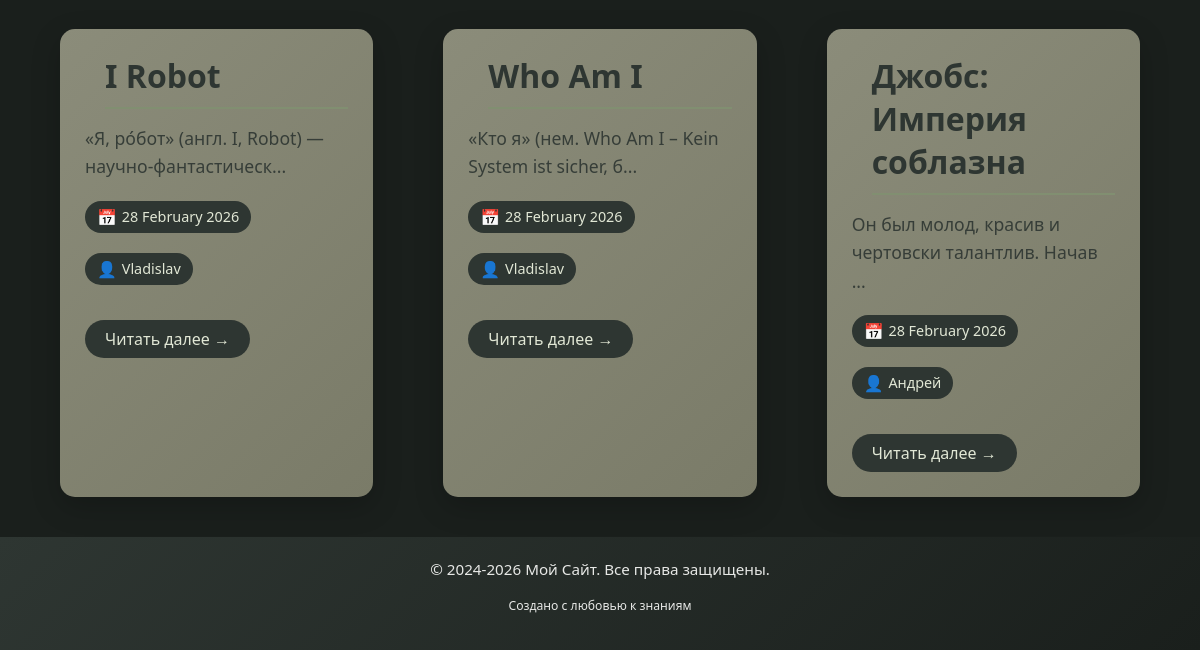
/articles/ (lower part), run on an earlier commit of the app's database.
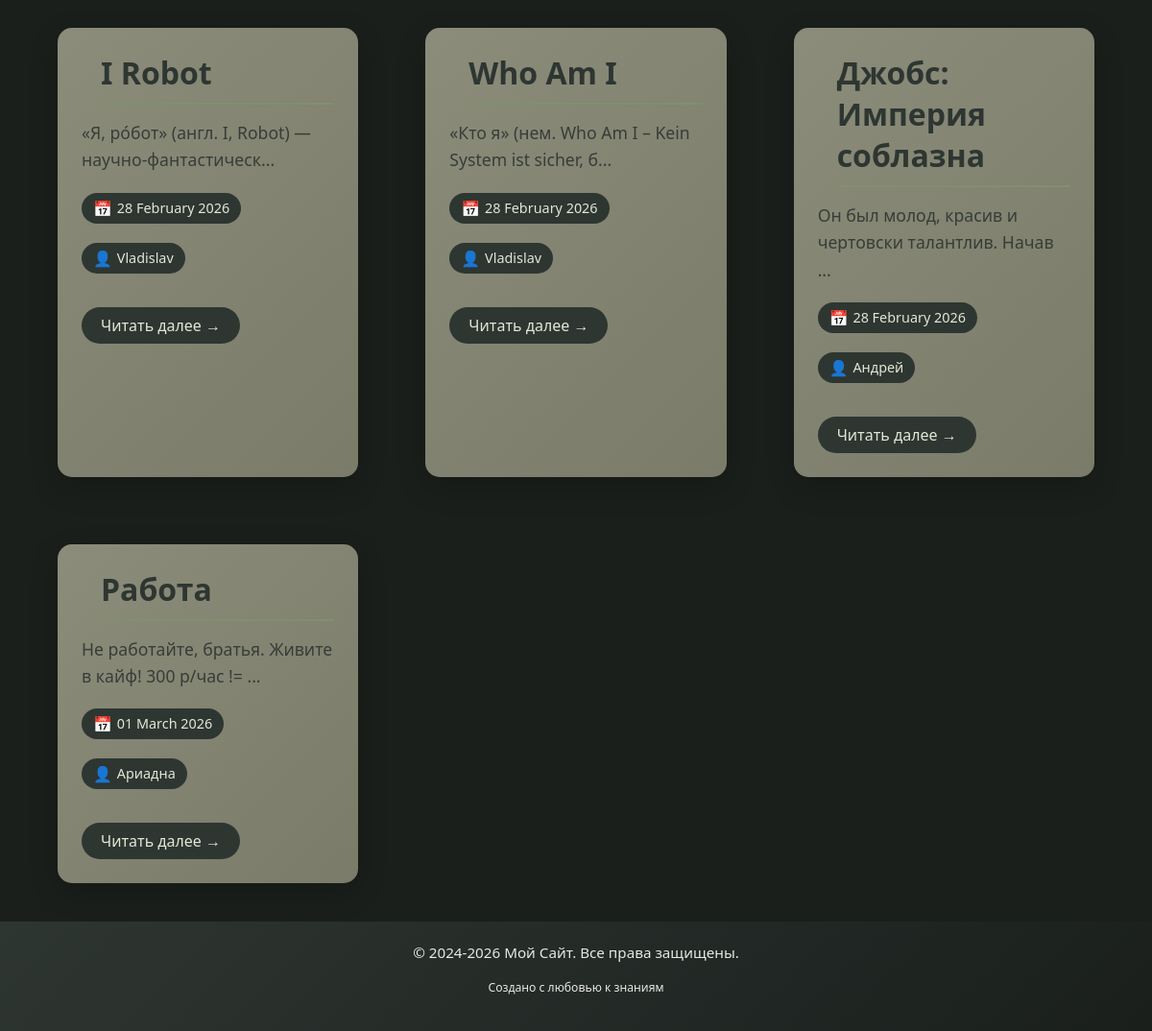
And on a later commit of the database.
### articles/models.py (models this page shows, shortened)
class Article(models.Model):
    title = models.CharField(max_length=200)
    slug = models.SlugField()
    body = models.TextField()
    date = models.DateTimeField(auto_now_add=True)
    thumbnail = models.ImageField(upload_to="images/", blank=True)
    author = models.ForeignKey(User, default=None, on_delete=models.CASCADE)
    def snippet(self):
        return self.body[:50] + '...'

### articles/views.py (the view)
# urls.py: path('', views.article_list, name='article_list'),
def article_list(request):
    articles = Article.objects.all().order_by('date')
    return render(request, 'articles/article_list.html', {'articles': articles})

### articles/templates/articles/article_list.html (shortened to what this page needs)
{% extends "base_layout.html" %}
{% block content %}
<main>
    <div class="articles featured-articles">
        {% for element in articles %}
        <article class="article__item">
            <h2>
                <a href="{% url 'articles:article_detail' slug=element.slug %}" class="article-link">
                    {{ element.title }}
                </a>
            </h2>
            {% if element.snippet %}
            <p class="article-snippet">
                {{ element.snippet }}
            </p>
            {% endif %}
            <div class="article-meta">
                <time datetime="{{ element.date|date:'Y-m-d' }}">
                    <span class="date-icon">📅</span>
                    {{ element.date|date:"d E Y" }}
                </time>
                {% if element.author %}
                <span class="author">
                    <span class="author-icon">👤</span>
                    {{ element.author }}
                </span>
                {% endif %}
            </div>
            <a href="{% url 'articles:article_detail' slug=element.slug %}" class="read-more">
                Читать далее →
            </a>
        </article>
        {% empty %}
        <div class="empty-state">
            <p>Пока нет статей. Скоро они появятся!</p>
        </div>
        {% endfor %}
    </div>
</main>
{% endblock content %}

What changed in the data, as far as the page shows it:
added Article: title "Работа", snippet "Не работайте, братья. Живите в кайф! 300 р/час != ...", date "01 March 2026", author "Ариадна"
